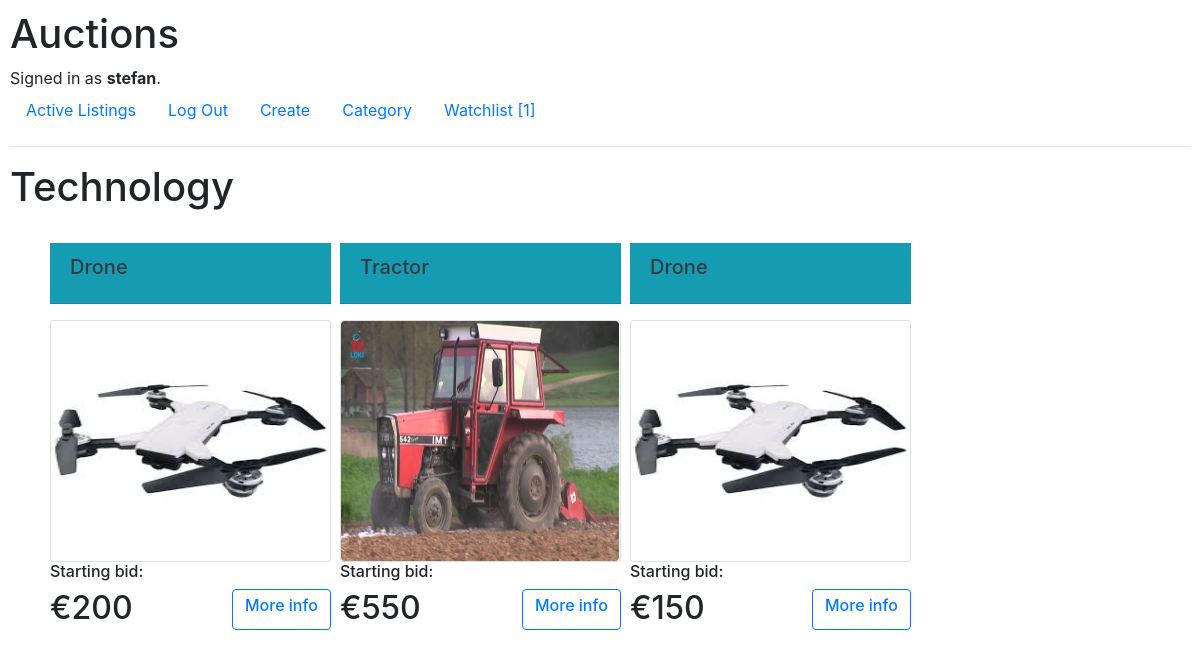
/category/4/ (signed in), run on an earlier commit of the app's database.
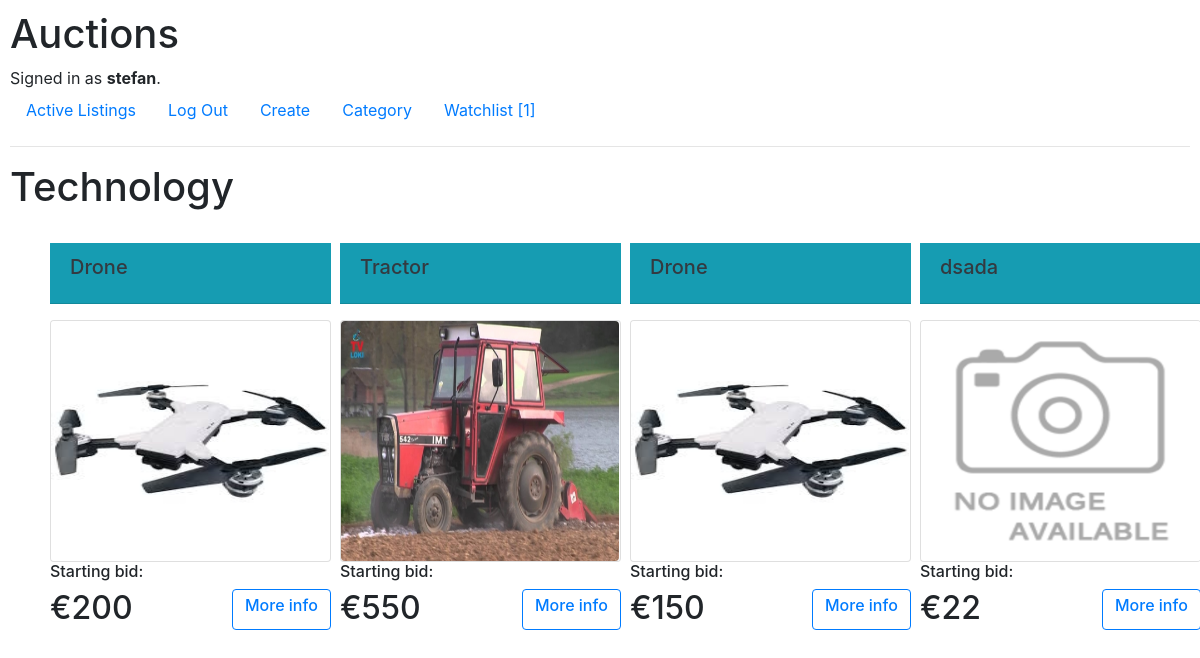
And on a later commit of the database.
### auctions/models.py (models this page shows, shortened)
class Auction(models.Model):
    seller = models.ForeignKey(User, on_delete=models.CASCADE, related_name='bidder')
    title = models.CharField(max_length=60)
    subtitle = models.CharField(max_length=1200)
    start_bit = models.IntegerField()
    image = ResizedImageField(size=[500, 500], quality=100, null=True, blank=True, upload_to="images/")
    data = models.DateTimeField(auto_now=True)
    select_category = models.ForeignKey(Category, on_delete=models.CASCADE, related_name='categories', default=None)
    status = models.CharField(max_length=7, choices=STATUS, default='active')

### auctions/views.py (the view)
# urls.py: path("category/<int:id>/", views.category, name='category'),
@login_required
def category(request, id):
    count = Watchlist.objects.filter(user_id=request.user).count()
    categoryy = Category.objects.get(pk=id)
    select_category = Auction.objects.filter(select_category=categoryy)
    return render(request, "auctions/category.html", {
        'select_category': select_category,
        'categoryy': categoryy,
        'count': count
    })

### auctions/models.py (called while the page is built)
    def __str__(self):
        return f"{self.name}"

### auctions/templates/auctions/category.html
{% extends "auctions/layout.html" %}
{% load static %}
{% block body %}
    <h1>{{ categoryy }}</h1>
<br>
<div style="display: grid; grid-template-columns: 25% 25% 25% 25%; padding-left: 20px; ">
    {% for cat in select_category %}
        <div style="padding-left: 20px; width: 18.8rem; padding-bottom: 80px">
            <div class="card-title text-dark bg-info mb-3">
                  <div class="card-header">
                    <h5 class="card-title">{{ cat.title }}</h5>
                  </div>
            </div>
            <div class="card">
                {% if cat.image %}
                    <img src="{{ cat.image.url }}" class="rounded" style="width: 17.4rem; height: 15rem">
                {% else %}
                    <img src="{% static 'auctions/images/default.png' %}" class="rounded" style="width: 17.5rem; height: 15rem">
                {% endif %}
            </div>
            <h6>Starting bid:</h6><h2> €{{ cat.start_bit }}
                {% if user.is_authenticated %}
                    <div class="btn btn-outline-primary"  style="float: right;"><h6><a href="{% url 'item' cat.id %}">{{ item }}More info</a></h6></div> </h2>
                {% endif %}
    </div>
        {% empty %}
            <h2>No items in this category!</h2>
        {% endfor %}
 </div>
{% endblock %}

What changed in the data, as far as the page shows it:
added Auction: title "dsada", start_bit "22"
